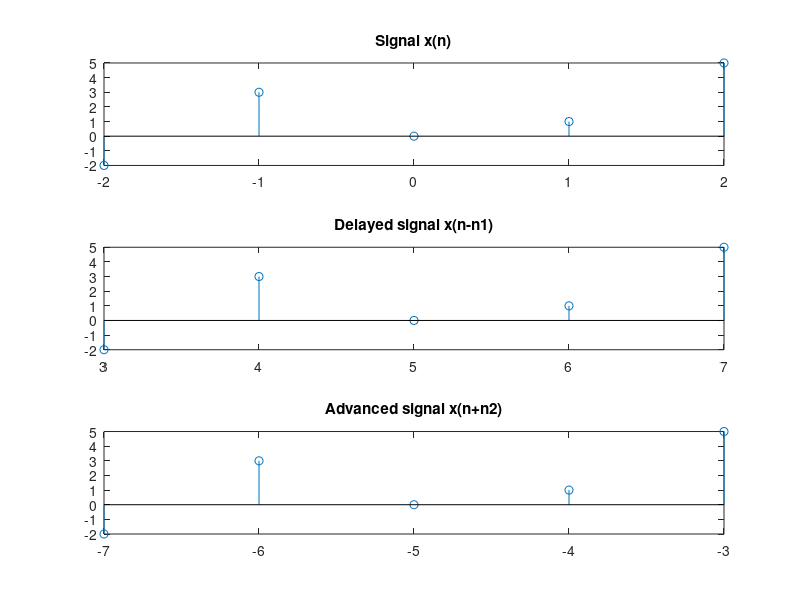

Reproduce this figure in MATLAB.
n1=input('Enter the amount to be delayed');
n2=input('Enter the amount to be advanced');
n=-2:2;
x=[-2 3 0 1 5];
subplot(3,1,1);
stem(n,x);
title('Signal x(n)');
m=n+n1;
y=x;
subplot(3,1,2);
stem(m,y);
title('Delayed signal x(n-n1)');
t=n-n2;
z=x;
subplot(3,1,3);
stem(t,z);
title('Advanced signal x(n+n2)');